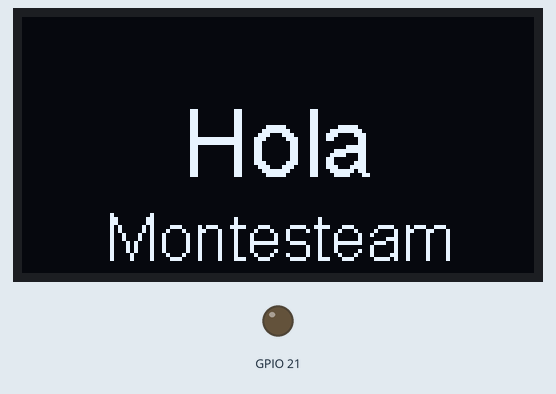
This sketch was run on a simulated ESP8266 (NodeMCU). Shown: 128×64 one-colour display, output pins drawn as LEDs (lit = HIGH).

Above: at 0.2 s.

The sketch:

03-heltecholamundooled.ino
```cpp
#include <Wire.h>
#include "HT_SSD1306Wire.h"

static SSD1306Wire display(
  0x3c,
  500000,
  SDA_OLED,
  SCL_OLED,
  GEOMETRY_128_64,
  RST_OLED
);

void VextON()
{
  pinMode(Vext, OUTPUT);
  digitalWrite(Vext, LOW);
}

void setup()
{
  Serial.begin(115200);

  VextON();
  delay(100);

  display.init();
  display.clear();

  display.setTextAlignment(TEXT_ALIGN_CENTER);

  display.setFont(ArialMT_Plain_24);
  display.drawString(64, 18, "Hola");

  display.setFont(ArialMT_Plain_16);
  display.drawString(64, 46, "Montesteam");

  display.display();
}

void loop()
{
  // No hacer nada
}
```
